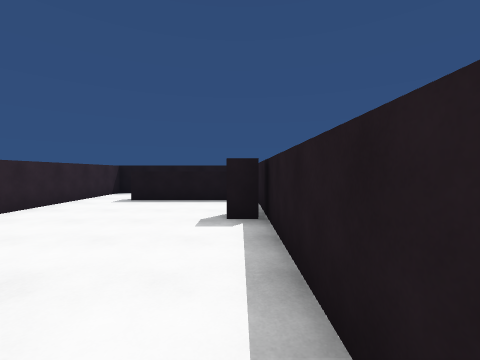
view 1 (above)

20 first-person views from a walk through a Unity game level. The camera is 1.5 m above the floor, tilts 2° down and sees 90° across. The floor is counted in squares, 2 m on a side. Each view is taken from the middle of a square. On the plan, view 1 faces up. The plan holds only what a view shows up to about 9 squares ahead; the rest is blank. The player is left out.

view 2
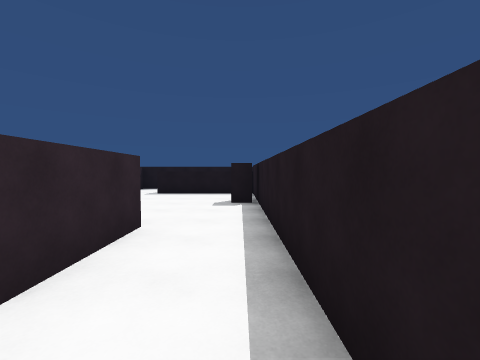

view 3
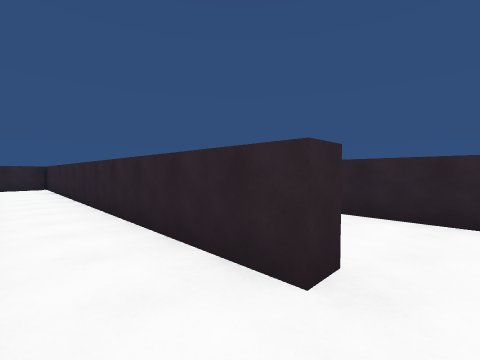

view 4
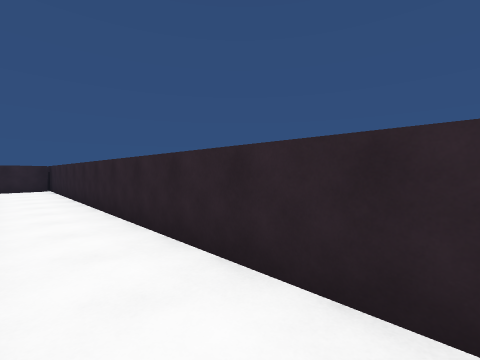

view 5
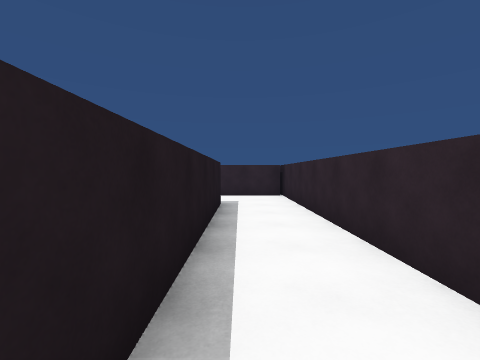

view 6
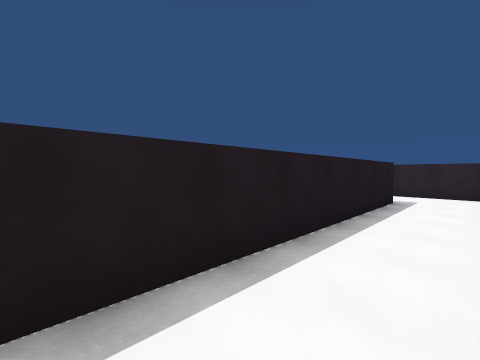

view 7
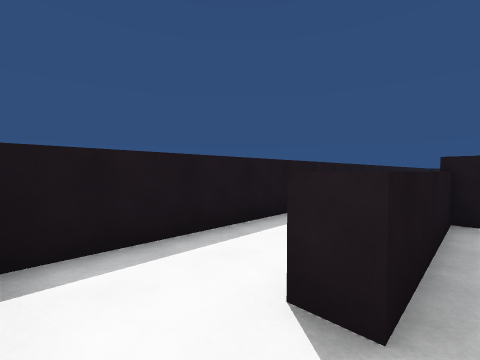

view 8
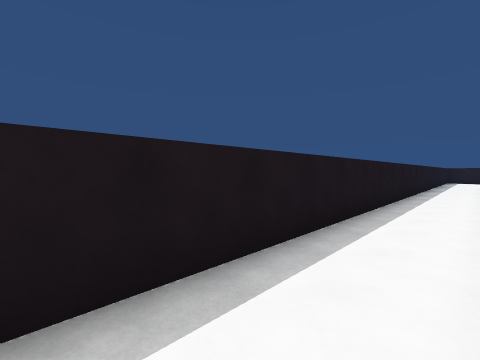

view 9
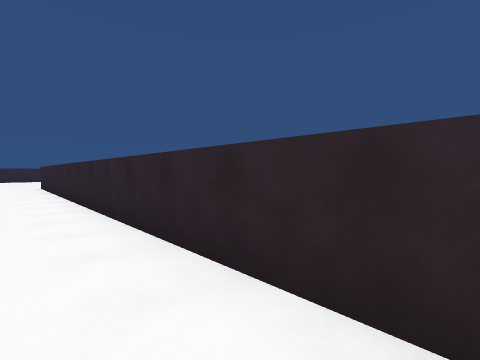

view 10
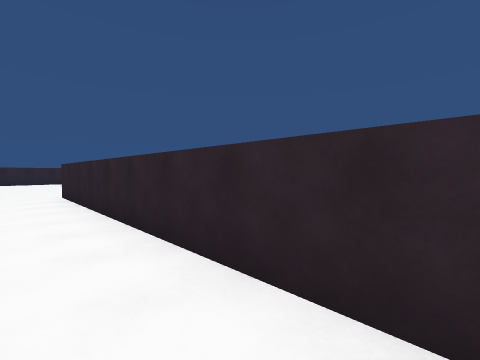

view 11
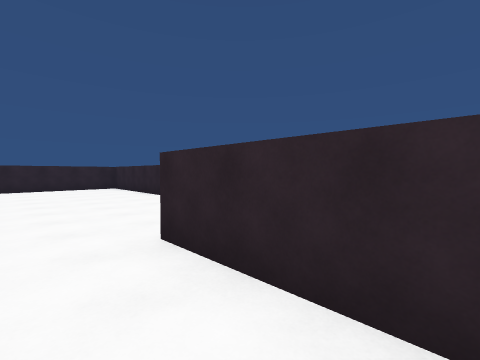

view 12
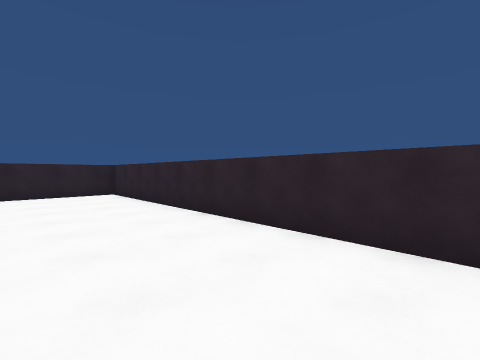

view 13
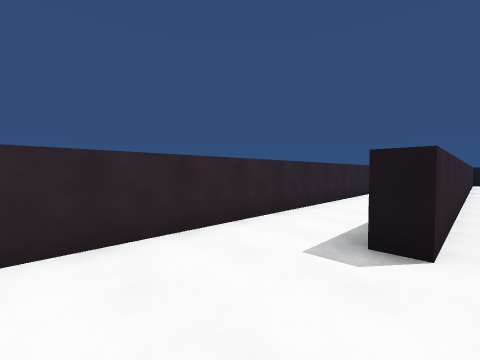

view 14
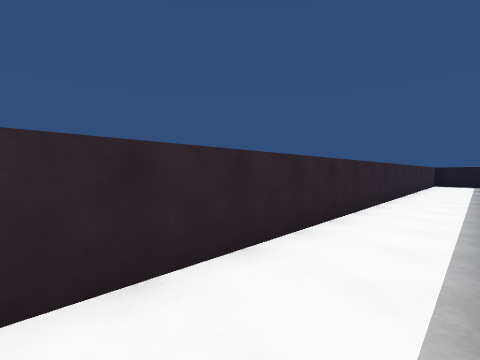

view 15
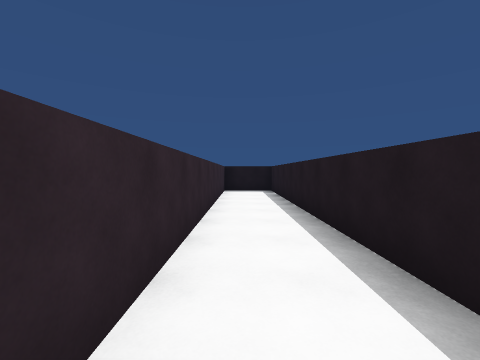

view 16
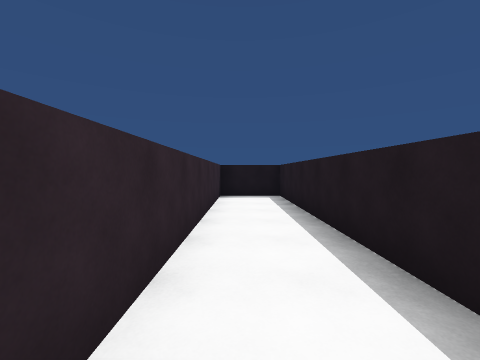

view 17
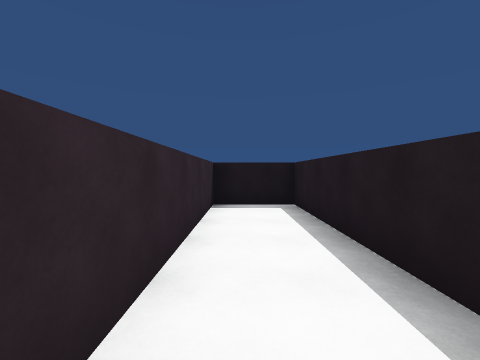

view 18
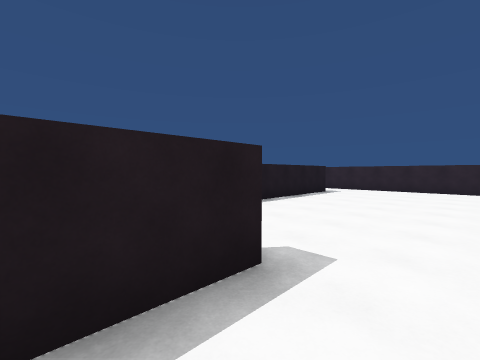

view 19
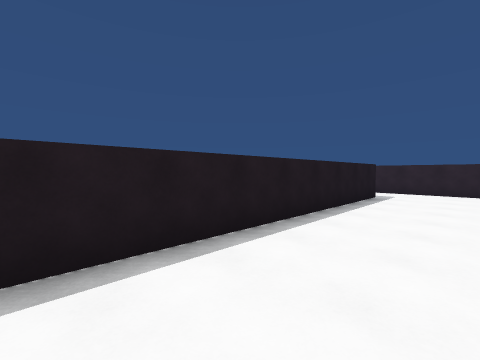

view 20
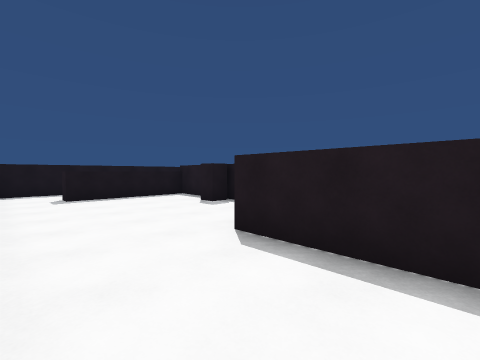

### Floor plan
Points are (right, up) in squares from view 1. A wall is a line through its corners. A room is listed if a view was taken in it or the views show most of it. See-through windows are left out.
Room 1 (views 1, 2, 3, 4, 5, 6, 7, 8, 9, 10)
walls: (-1.9, 1.3) (-1.4, 1.3) (-1.4, -10.9); (0.4, 3.8) (-0.2, 3.8) (-0.2, 4.4); (1.4, 8.5) (-4.3, 8.5) (-4.3, 2.5); (0.4, -8.6) (0.4, 6.3) (-2.8, 6.3) (-2.8, 6.9); (-1.2, -10.5) (0.9, -10.5)
ways out: opening at (-3.5, 1.5) to room 2; opening at (0.5, 7.5); opening at (1, -9.5)
Room 2 (views 11, 12, 13, 14, 15, 16, 17, 18, 19, 20)
walls: (-1.9, -1.1) (-1.9, 1.3); (-4.7, 0.1) (-4.7, 8.5) (-6.6, 8.5) (-6.6, -15.5) (-1.4, -15.5); (-1.9, -13.8) (-1.9, -5.9); (-4.3, 2.5) (-4.3, -6.5) (-4.7, -6.5) (-4.7, -4.9)
ways out: opening at (-3.5, 1.5) to room 1; opening at (-2, -14.5)

Where each view was taken, in squares from view 1:
view 1: 0 up, 0 right, facing up
view 2: 2 down, 0 right, facing up
view 3: 2 up, 0 right, facing down-left
view 4: 1 up, 0 right, facing down-left
view 5: 3 down, 0 right, facing down
view 6: 2 down, 1 left, facing down-right
view 7: 6 up, 4 left, facing up-right
view 8: 7 up, 3 left, facing up-right
view 9: 7 up, 3 left, facing down-left
view 10: 2 up, 3 left, facing down-left
view 11: 4 down, 3 left, facing down-left
view 12: 7 down, 4 left, facing down-left
view 13: 9 down, 4 left, facing up-left
view 14: 7 down, 5 left, facing up-left
view 15: 1 down, 6 left, facing up
view 16: 1 up, 6 left, facing up
view 17: 3 up, 6 left, facing up
view 18: 5 down, 6 left, facing down-right
view 19: 6 down, 4 left, facing down-right
view 20: 1 down, 4 left, facing up-right
